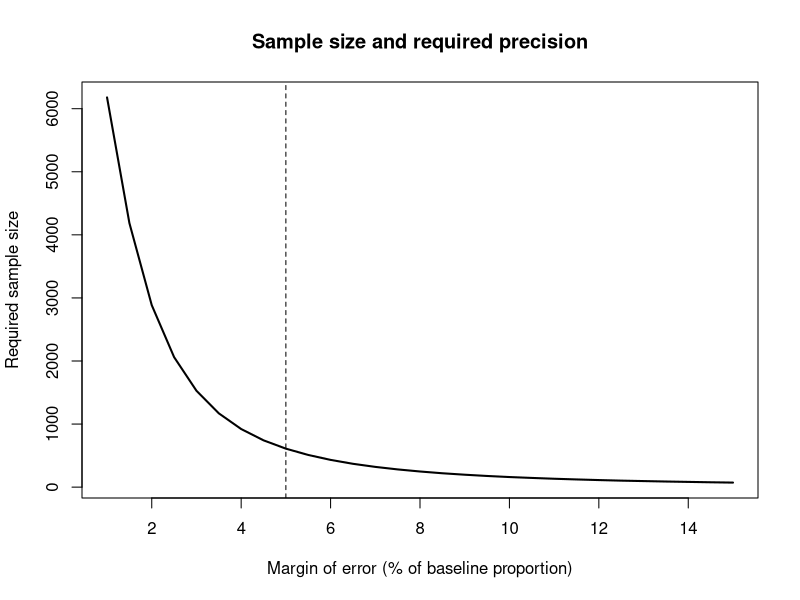
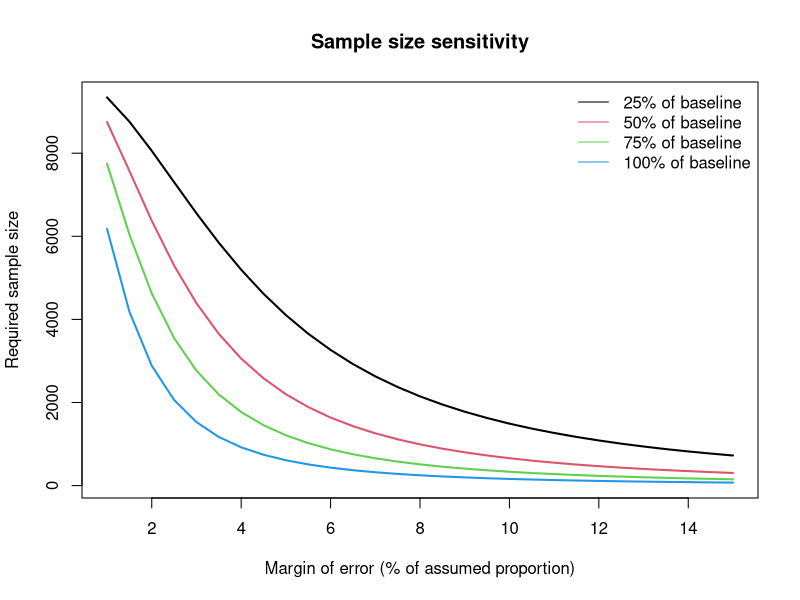
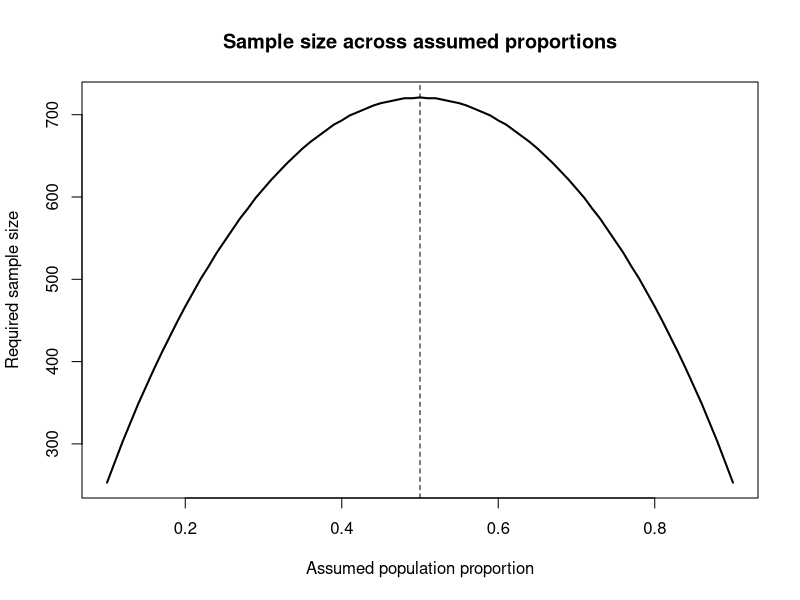
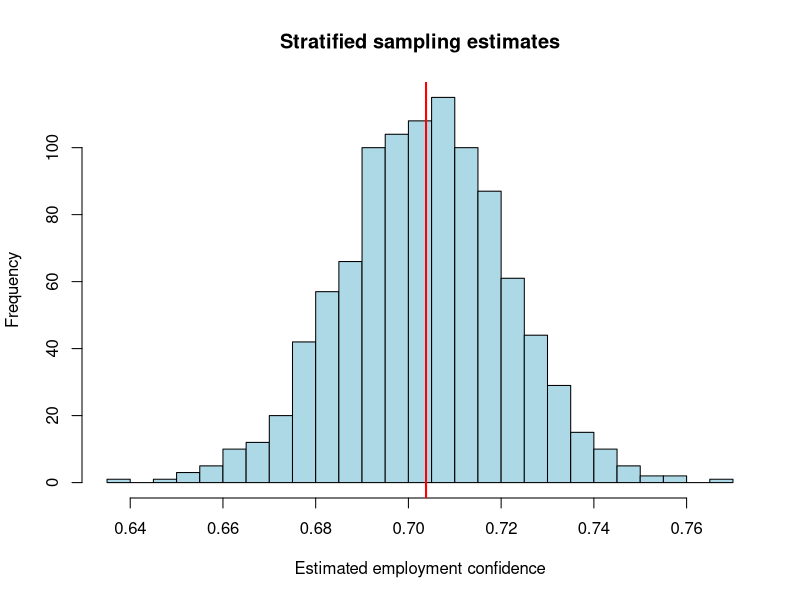
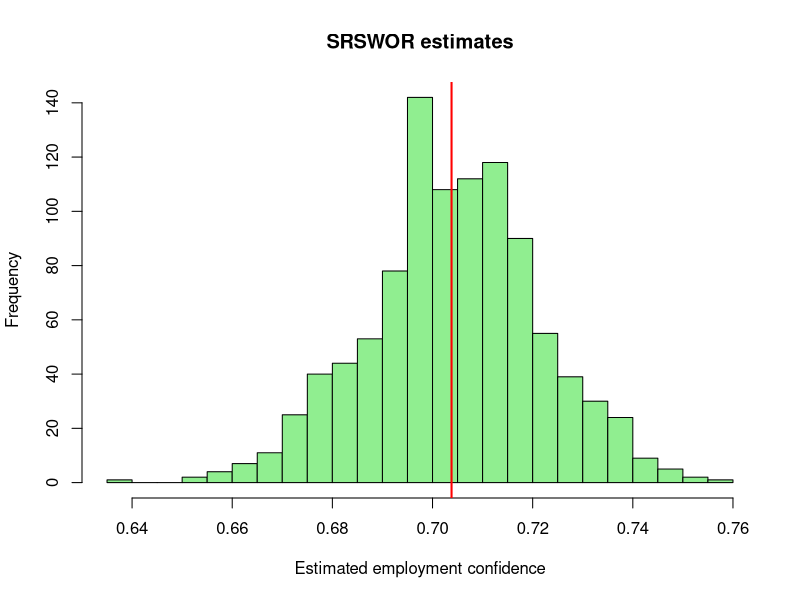

Write the R code that produced these figures, in order.
# Applied Sampling: Employment confidence among final-year students
# Wits and UJ

library(survey)

# SECTION B: SAMPLE SIZE

N_wits <- 5000
N_uj <- 5000
N <- N_wits + N_uj

p_wits <- 0.75
p_uj <- 0.65
P0 <- 0.70
z <- 1.96
d <- 0.05 * P0

# Neyman allocation with equal sampling costs
S_wits <- sqrt(p_wits * (1 - p_wits))
S_uj <- sqrt(p_uj * (1 - p_uj))
W_wits <- N_wits / N
W_uj <- N_uj / N

A <- W_wits * S_wits + W_uj * S_uj
F <- W_wits^2 * S_wits^2 / N_wits +
  W_uj^2 * S_uj^2 / N_uj

n_required <- ceiling(z^2 * A^2 / (d^2 + z^2 * F))

# Allocation used for the study
n_wits <- 290
n_uj <- 320
n <- n_wits + n_uj

# Check the sample size and allocation
n_required
n
n_wits
n_uj


# Sample size sensitivity plots
# The same Neyman formula is used with different planning values.
sample_size <- function(p, margin) {
  p1 <- p + 0.05
  p2 <- p - 0.05
  s1 <- sqrt(p1 * (1 - p1))
  s2 <- sqrt(p2 * (1 - p2))
  a <- W_wits * s1 + W_uj * s2
  f <- W_wits^2 * s1^2 / N_wits + W_uj^2 * s2^2 / N_uj
  ceiling(z^2 * a^2 / (margin^2 + z^2 * f))
}

# How sample size changes with the precision requirement
margins <- seq(0.01, 0.15, by = 0.005)
needed <- sapply(margins, function(r) sample_size(P0, r * P0))
plot(100 * margins, needed, type = "l", lwd = 2,
     xlab = "Margin of error (% of baseline proportion)",
     ylab = "Required sample size",
     main = "Sample size and required precision")
abline(v = 5, lty = 2)

# Sensitivity to different assumed population proportions
fractions <- c(0.25, 0.50, 0.75, 1.00)
assumed_p <- fractions * P0
sizes <- sapply(assumed_p, function(p) {
  sapply(margins, function(r) sample_size(p, r * p))
})
matplot(100 * margins, sizes, type = "l", lty = 1, lwd = 2,
        xlab = "Margin of error (% of assumed proportion)",
        ylab = "Required sample size",
        main = "Sample size sensitivity")
legend("topright", legend = paste0(100 * fractions, "% of baseline"),
       col = 1:4, lty = 1, bty = "n")

# Effect of the assumed proportion at a fixed margin of 0.035
p_values <- seq(0.10, 0.90, by = 0.01)
n_values <- sapply(p_values, function(p) sample_size(p, d))
plot(p_values, n_values, type = "l", lwd = 2,
     xlab = "Assumed population proportion",
     ylab = "Required sample size",
     main = "Sample size across assumed proportions")
abline(v = 0.50, lty = 2)

# SECTION C: GENERATE THE POPULATION AND SELECT A SAMPLE

set.seed(17)

population <- data.frame(
  student_id = 1:N,
  university = c(rep("Wits", N_wits), rep("UJ", N_uj))
)

population$field_of_study <- sample(
  c("Commerce", "Science", "Engineering", "Humanities", "Education"),
  N, replace = TRUE
)
population$internship <- rbinom(N, 1, 0.35)
population$work_experience <- rbinom(N, 1, 0.40)
population$career_programme <- rbinom(N, 1, 0.45)
population$confidence_probability <- ifelse(
  population$university == "Wits", p_wits, p_uj
)
population$employment_confidence <- rbinom(
  N, 1, population$confidence_probability
)

# Select students without replacement from each university
set.seed(17)
wits <- subset(population, university == "Wits")
uj <- subset(population, university == "UJ")

sample_wits <- wits[sample(1:N_wits, n_wits), , drop = FALSE]
sample_uj <- uj[sample(1:N_uj, n_uj), , drop = FALSE]
sample_data <- rbind(sample_wits, sample_uj)

sample_data$inclusion_probability <- ifelse(
  sample_data$university == "Wits", n_wits / N_wits, n_uj / N_uj
)
sample_data$sampling_weight <- 1 / sample_data$inclusion_probability

#population and selected sample are saved
write.csv(population, "career_readiness_population.csv", row.names = FALSE)
write.csv(sample_data, "career_readiness_sample.csv", row.names = FALSE)

P_true <- mean(population$employment_confidence)
# Check the generated population and selected sample
P_true
table(sample_data$university)

# SECTION D: ANALYSE THE SELECTED SAMPLE

sample_data$fpc <- ifelse(sample_data$university == "Wits", N_wits, N_uj)

design <- svydesign(
  ids = ~1,
  strata = ~university,
  weights = ~sampling_weight,
  fpc = ~fpc,
  data = sample_data
)

result <- svymean(~employment_confidence, design)
P_hat <- as.numeric(coef(result))
variance <- as.numeric(vcov(result))
se <- as.numeric(SE(result))

estimation_results <- data.frame(
  Estimate = P_hat,
  Variance = variance,
  SE = se,
  Lower_CI = P_hat - z * se,
  Upper_CI = P_hat + z * se,
  CV = se / P_hat
)

weights_table <- data.frame(
  University = c("Wits", "UJ"),
  Population = c(N_wits, N_uj),
  Sample = c(n_wits, n_uj),
  Probability = c(n_wits / N_wits, n_uj / N_uj),
  Weight = c(N_wits / n_wits, N_uj / n_uj)
)

comparison <- data.frame(
  Method = c("True population", "Unweighted sample", "Stratified estimate"),
  Proportion = c(P_true, mean(sample_data$employment_confidence), P_hat)
)

# Compare with one SRSWOR sample of the same size
set.seed(17)
srs_sample <- population[sample(1:N, n), , drop = FALSE]
srs_sample$fpc <- N
srs_design <- svydesign(ids = ~1, fpc = ~fpc, data = srs_sample)
srs_result <- svymean(~employment_confidence, srs_design)

precision_table <- data.frame(
  Design = c("Stratified", "SRSWOR"),
  Estimate = c(P_hat, as.numeric(coef(srs_result))),
  SE = c(se, as.numeric(SE(srs_result)))
)

srs_variance <- (1 - n / N) * var(population$employment_confidence) / n
deff <- variance / srs_variance
required_margin <- d
achieved_margin <- z * se

# Review the sample estimates and design comparison
estimation_results
weights_table
comparison
precision_table
deff
required_margin
achieved_margin
achieved_margin <= required_margin

# SECTION E: REPEATED SAMPLING

set.seed(17)
B <- 1000

strat_results <- data.frame(
  Estimate = numeric(B), SE = numeric(B),
  Lower = numeric(B), Upper = numeric(B)
)
srs_results <- strat_results

for (b in 1:B) {
  # Draw a stratified sample
  sw <- wits[sample(1:N_wits, n_wits), , drop = FALSE]
  su <- uj[sample(1:N_uj, n_uj), , drop = FALSE]

  p_strat <- W_wits * mean(sw$employment_confidence) +
    W_uj * mean(su$employment_confidence)

  v_strat <- W_wits^2 * (1 - n_wits / N_wits) *
    var(sw$employment_confidence) / n_wits +
    W_uj^2 * (1 - n_uj / N_uj) *
    var(su$employment_confidence) / n_uj

  se_strat <- sqrt(v_strat)
  strat_results[b, ] <- c(
    p_strat, se_strat,
    p_strat - z * se_strat,
    p_strat + z * se_strat
  )

  # Draw an SRSWOR sample
  srs <- population[sample(1:N, n), , drop = FALSE]
  p_srs <- mean(srs$employment_confidence)
  se_srs <- sqrt((1 - n / N) * var(srs$employment_confidence) / n)

  srs_results[b, ] <- c(
    p_srs, se_srs,
    p_srs - z * se_srs,
    p_srs + z * se_srs
  )
}

# Calculate the performance measures for each design
evaluate <- function(results) {
  bias <- mean(results$Estimate) - P_true
  mse <- mean((results$Estimate - P_true)^2)
  coverage <- mean(results$Lower <= P_true & results$Upper >= P_true)

  data.frame(
    Bias = bias,
    Relative_Bias = 100 * bias / P_true,
    Empirical_SE = sd(results$Estimate),
    Average_SE = mean(results$SE),
    MSE = mse,
    RMSE = sqrt(mse),
    Coverage = coverage,
    Average_Width = mean(results$Upper - results$Lower),
    Coverage_MCSE = sqrt(coverage * (1 - coverage) / B)
  )
}

comparison_E <- rbind(evaluate(strat_results), evaluate(srs_results))
comparison_E$Design <- c("Stratified", "SRSWOR")
comparison_E <- comparison_E[, c("Design", names(comparison_E)[names(comparison_E) != "Design"])]

empirical_deff <- var(strat_results$Estimate) / var(srs_results$Estimate)
estimated_deff <- mean(strat_results$SE^2) / mean(srs_results$SE^2)

# Review the Monte Carlo results
comparison_E
empirical_deff
estimated_deff

# SECTION E: PLOTS
# Red lines show the true proportion in the simulated population.
hist(strat_results$Estimate, breaks = 25,
     main = "Stratified sampling estimates",
     xlab = "Estimated employment confidence",
     col = "lightblue")
abline(v = P_true, col = "red", lwd = 2)

hist(srs_results$Estimate, breaks = 25,
     main = "SRSWOR estimates",
     xlab = "Estimated employment confidence",
     col = "lightgreen")
abline(v = P_true, col = "red", lwd = 2)
